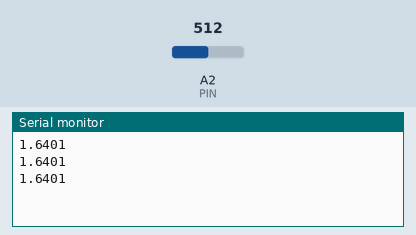
Simulated run of this program. Board: Teensy 4. On the bench: the last lines printed to the serial monitor. The inputs (shaded band) are chosen by the test bench; at power-on: A2 (PIN) = 512.

Above: at 1.8 s.
1.9 s: A2 (PIN) set to 716
At 2.4 s:
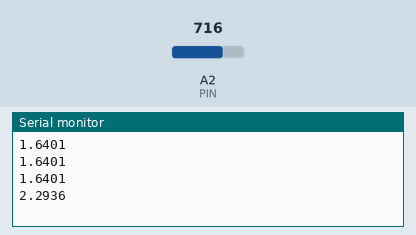
3.4 s: A2 (PIN) set to 900
At 3.9 s:
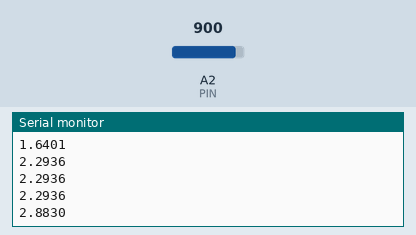
Timing chart, 0 to 6.4 s (numbered marks = the images above; inputs shaded):
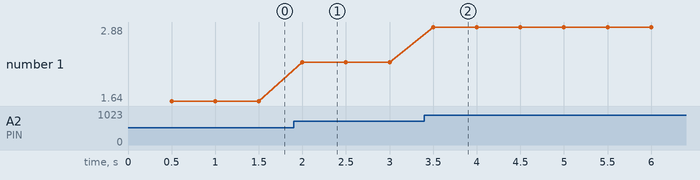

Measured:
- after the input at 1.9 s, the serial monitor: prints a new line after 0.10 s (image 1)
- after the input at 3.4 s, the serial monitor: prints a new line after 0.10 s (image 2)
- plotted number 1: 1.64 → 2.29 after the input at 1.9 s, 2.29 → 2.88 after the input at 3.4 s

The program:

main.cpp
```cpp
#include <Arduino.h>

#define PRINT_DELAY 5e5
#define PIN A2

IntervalTimer timer;
volatile bool print;

void printIt(){
    print = true;
}

void setup() {
  analogReadAveraging(4);

  Serial.begin(9600);

  timer.begin(printIt, PRINT_DELAY);

}

void loop() {
  if(print){
    Serial.println((3.277/1023.0) * analogRead(PIN),4);
    print = false;
  }
}
```
